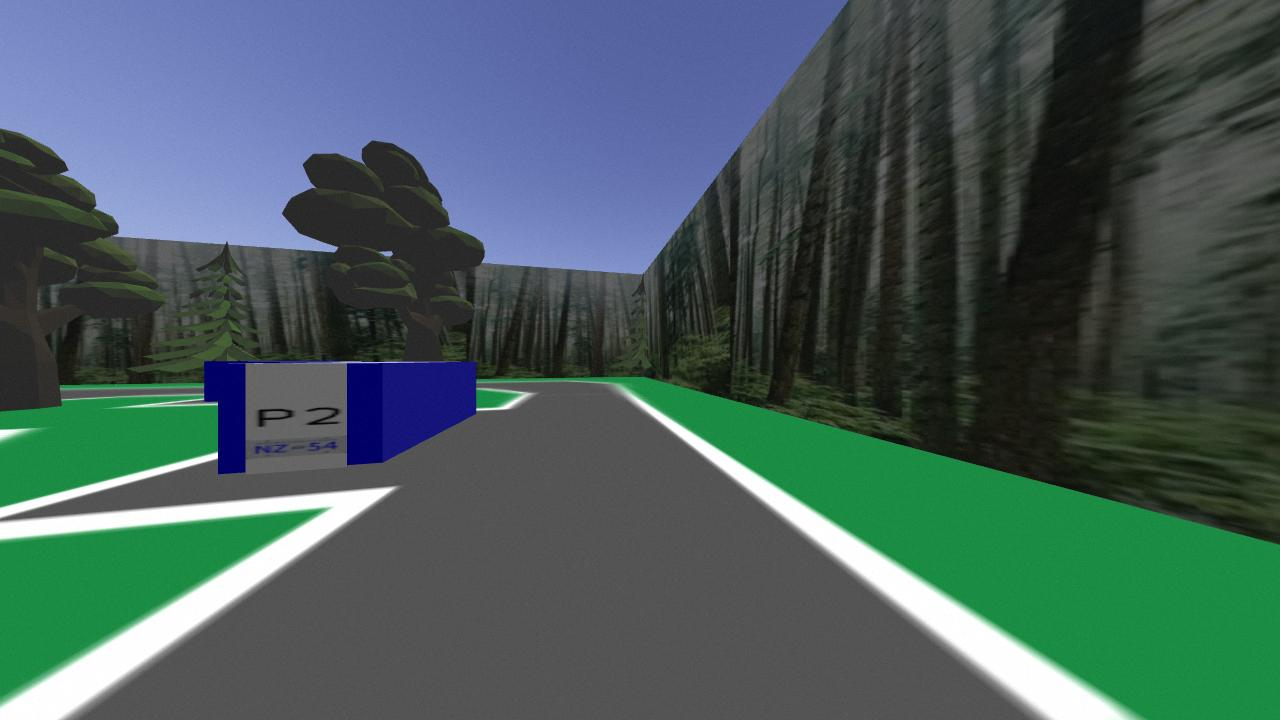
#> input picture License_plate_detector/Detector_data/5.jpg, 1280 x 720 px
$ python -i PlateDetector.py   (imports and definitions only)   (older library calls are emulated)
#> lines starting #> are read from the running program, lines starting #| are printed output that depends on the picture; after the words box and inside, x2 and y2 are one past the last pixel; in counts of white or black regions, pixels touching at a corner belong together
#> further down, picture is the input picture: shape (720, 1280, 3); mean B, G, R 91.8, 92.4, 71.4
import cv2
import numpy as np


class PlateDetector():

    def __init__(self, dy1=0.06, dy2=0.06):
        self._dy1 = dy1
        self._dy2 = dy2
        pass

    # [8 lines left out: function _filter_blue, not called in this run]

    def _filter_gray(self, img):

        hsv = cv2.cvtColor(img, cv2.COLOR_BGR2HSV)
#> hsv: shape (720, 1280, 3); mean H, S, V 56.2, 70.2, 105

        l_range = np.array([0, 0, 100])
        u_range = np.array([255, 20, 250])

        mask = cv2.inRange(hsv, l_range, u_range)
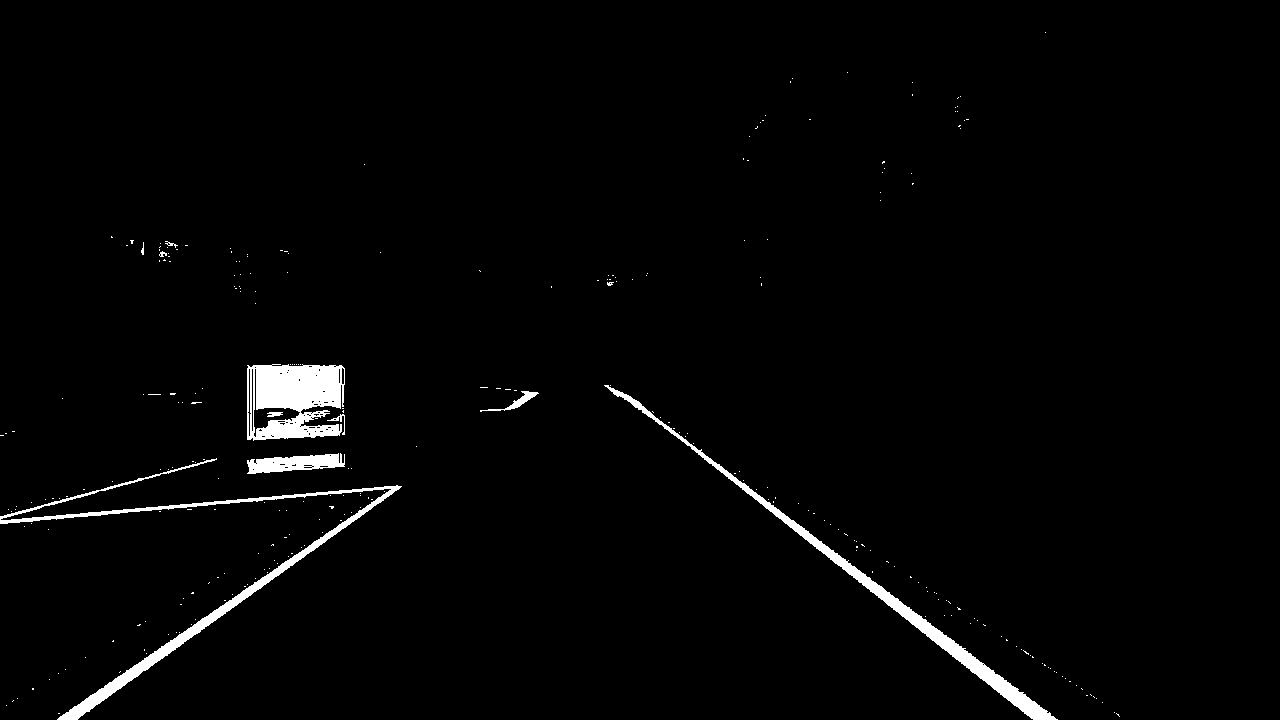
#> mask: shape (720, 1280); 1.9% white; 283 white regions (273 under 20 px), largest, box (x1, y1, x2, y2) and area: (247, 364, 345, 441) 5497, (0, 458, 402, 720) 5287, (604, 385, 1058, 720) 4854
        res = cv2.bitwise_and(img, img, mask=mask)
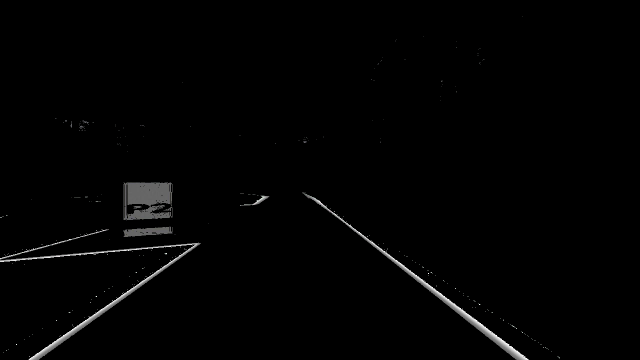
#> res: shape (720, 1280, 3) (shown at 1/2 size); mean B, G, R 2.8, 2.8, 2.8
        return mask, res

    def _check_contour(self, contour, img, debug=False):
        x, y, w, h = cv2.boundingRect(contour)

        cond1 = w > 35 and w < 250
        cond2 = h > 50 and h < 300

        area = cv2.contourArea(contour)
        cond3 = area > 5000 and area < 80000
        # cond4 = float(h) / w > 1
        cond5 = x > 0 and x+w > 0
        if debug == True:
            print("Checking: ")
            print(cond1)
            print(cond2)
            print(cond3)
            # print(cond4)
            print(float(h) / w)
            print(cond5)
            print(w*(h+int(self._dy2*y)))
        if cond1 and cond2 and cond3 and cond5:
            return True
        else:
            return False

    def validate(self, license_plate):
        bw = cv2.threshold(license_plate, 225, 255, cv2.THRESH_BINARY)[1]

        if np.sum(bw) > 30:
            return False
        else:
            return True

    def get_label_img(self, img, debug=False):
        mask, res = self._filter_gray(img)
        gray = cv2.cvtColor(img, cv2.COLOR_BGR2GRAY)
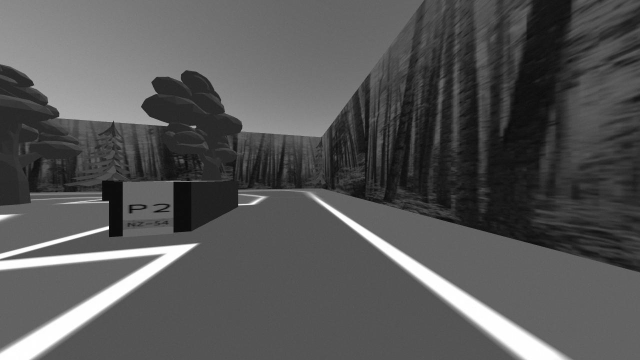
#> gray: shape (720, 1280) (shown at 1/2 size); min 0, max 255, mean 86.1
        road = cv2.threshold(gray, 225, 255, cv2.THRESH_BINARY)[1]
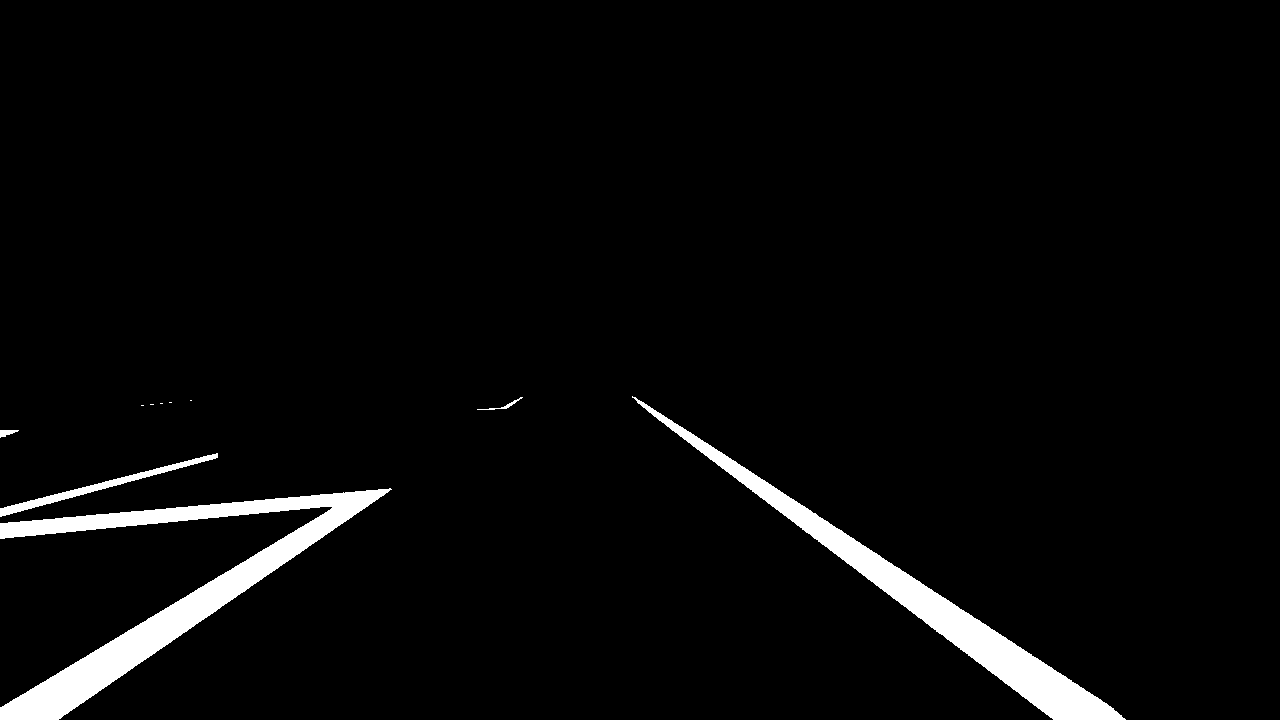
#> road: shape (720, 1280); 3.6% white; 10 white regions (5 under 20 px)

        if debug == True:
            cv2.imshow("get_label_img", mask)
            cv2.waitKey(1000)

        # get contours of the masked image
        image, contours, hierarchy = cv2.findContours(
            mask, cv2.RETR_EXTERNAL, cv2.CHAIN_APPROX_SIMPLE)
#> contours = 282 contours, 276 with area under 20; largest, box (x1, y1, x2, y2) and area: (247, 364, 345, 441) 6142, (604, 385, 1058, 720) 4358, (0, 458, 402, 720) 4320, (247, 453, 345, 474) 1190, (480, 391, 539, 412) 194, (327, 414, 345, 435) 30

        if len(contours) != 0:
            max_c = max(contours, key=cv2.contourArea)
#> max_c = contour of 165 points, box (x1, y1, x2, y2) (247, 364, 345, 441), area 6142
            if self._check_contour(max_c, img, debug=debug):
#> in _check_contour, `x, y, w, h = cv2.boundingRect(contour)`: x = 247; y = 364; w = 98; h = 77
#> in _check_contour, `cond1 = w > 35 and w < 250`: cond1 = True
#> in _check_contour, `area = cv2.contourArea(contour)`: area = 6142.5
#> in _check_contour, `cond3 = area > 5000 and area < 80000`: cond3 = True
                x, y, w, h = cv2.boundingRect(max_c)
#> x = 247; y = 364; w = 98; h = 77
                y1 = y+int(self._dy1*y)
#> y1 = 385
                y2 = y+h+int(self._dy2*y)
#> y2 = 462
                x1 = x
#> x1 = 247
                x2 = x+w
#> x2 = 345
                license_plate = img[y1:y2, x:x+w]
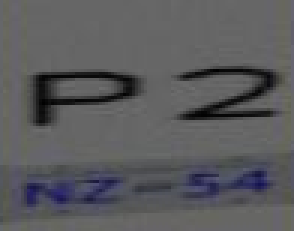
#> license_plate: shape (77, 98, 3) (shown 3 times larger); mean B, G, R 93, 90.5, 90.3

                if self.validate(license_plate):
                    if debug == True:
                        cv2.imshow("get_label_img", license_plate)
                        cv2.waitKey(1000)

                    return license_plate

        return None

    # [26 lines left out: function draw_contour, not called in this run]


# [7 lines not run here, left out]

>>> import cv2
>>> picture = cv2.imread('../Detector_data/5.jpg')
>>> result = PlateDetector().get_label_img(picture)

$ run again, on License_plate_detector/Detector_data/6.jpg
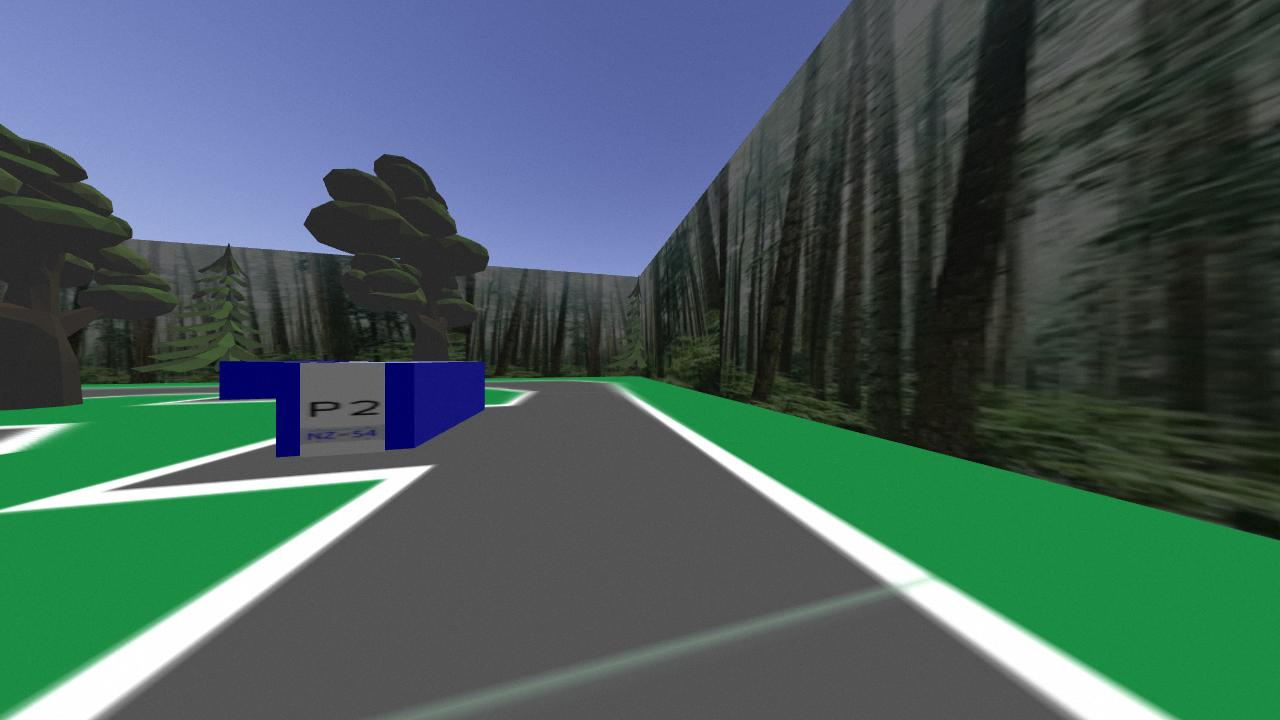
#> input picture License_plate_detector/Detector_data/6.jpg, 1280 x 720 px
#> picture is the input picture: shape (720, 1280, 3); mean B, G, R 92.1, 93.7, 71
#> hsv: shape (720, 1280, 3); mean H, S, V 58.6, 72.6, 106.1
#> in _filter_gray, `mask = cv2.inRange(hsv, l_range, u_range)`:
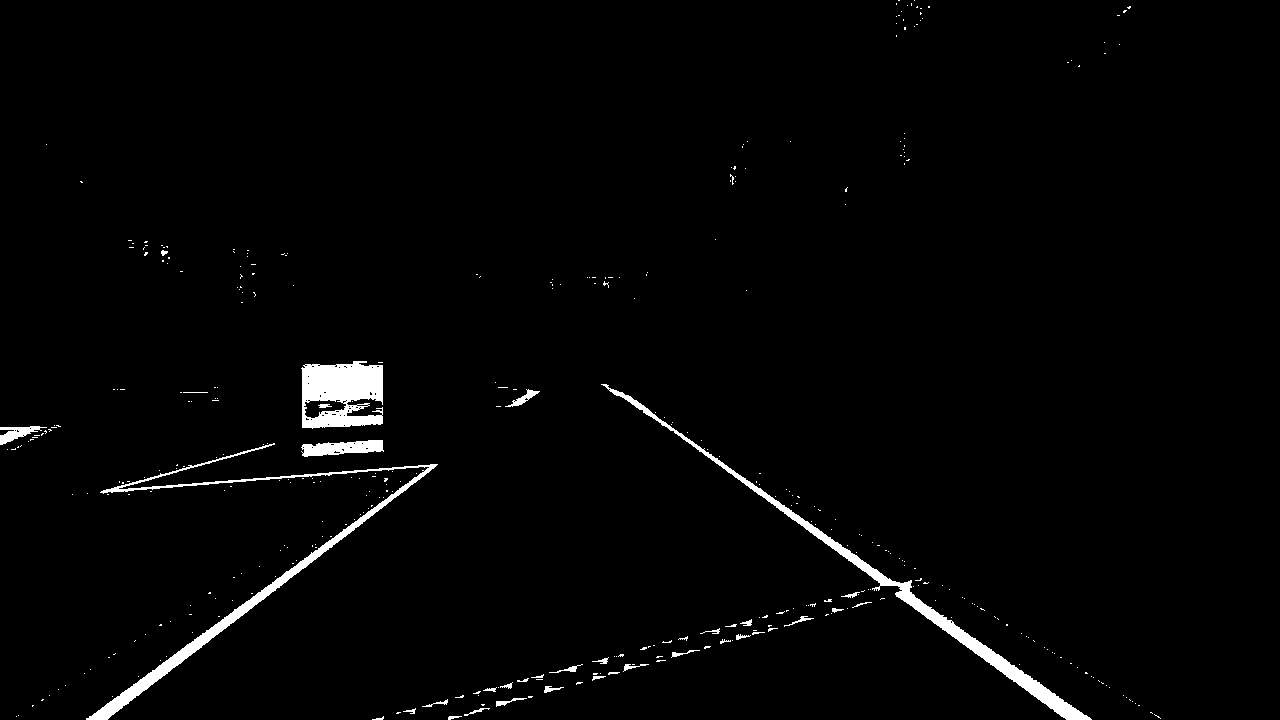
#> mask: shape (720, 1280); 1.9% white; 389 white regions (353 under 20 px), largest, box (x1, y1, x2, y2) and area: (601, 384, 1092, 720) 4936, (86, 443, 438, 720) 4723, (301, 361, 383, 429) 4117
#> in get_label_img, `road = cv2.threshold(gray, 225, 255, cv2.THRESH_BINARY)[1]`:
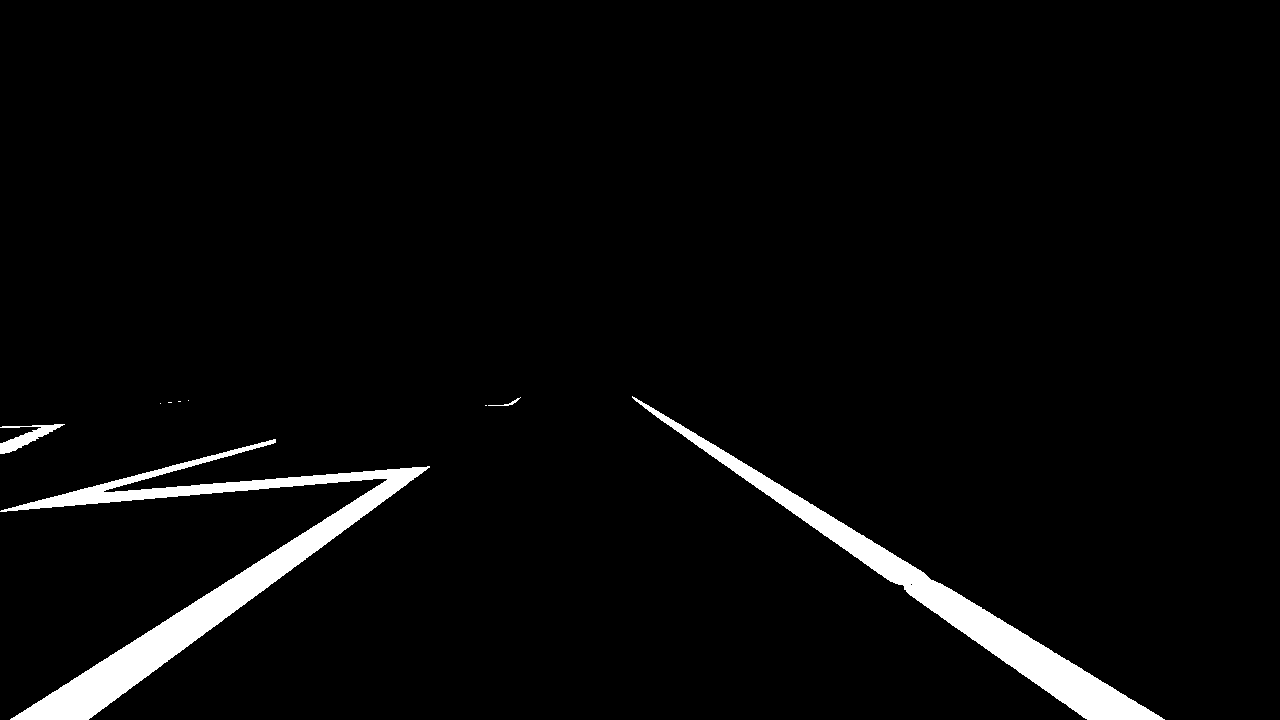
#> road: shape (720, 1280); 3.5% white; 9 white regions (5 under 20 px)
#> contours = 388 contours, 369 with area under 20; largest, box (x1, y1, x2, y2) and area: (301, 361, 383, 429) 4420, (601, 384, 1092, 720) 4393, (86, 443, 438, 720) 3866, (301, 440, 384, 457) 852, (0, 426, 47, 445) 326
#> max_c = contour of 139 points, box (x1, y1, x2, y2) (301, 361, 383, 429), area 4420
#> x = 301; y = 361; w = 82; h = 68
#> cond1 = True
#> area = 4420
#> cond3 = False
#> cond5 = True
